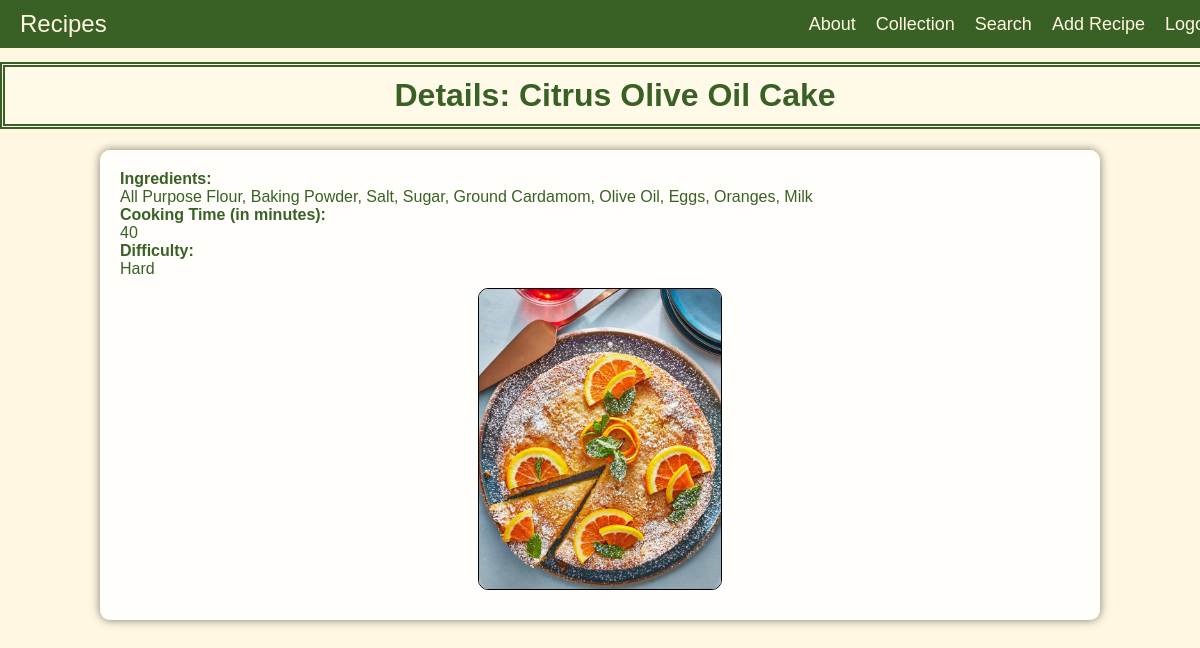
The page /collection/2 (signed in) on the database its author committed.
### recipes/models.py (models this page shows, shortened)
class Recipe(models.Model):
    name = models.CharField(max_length=50)
    ingredients = models.CharField(
        max_length=255,
        help_text='Enter ingredients, separated by a comma.'
    )
    cooking_time = models.IntegerField(help_text='Enter cooking time (minutes).')
    pic = models.ImageField(upload_to="recipes", default="no_picture.jpg")
    @property
    def difficulty(self):
        ingredients = self.ingredients.split(", ")
        if self.cooking_time < 10 and len(ingredients) < 4:
            return 'Easy'
        elif self.cooking_time < 10 and len(ingredients) >= 4:
            return 'Medium'
        elif self.cooking_time >= 10 and len(ingredients) < 4:
            return 'Intermediate'
        elif self.cooking_time >= 10 and len(ingredients) >= 4:
            return 'Hard'
        return 'Unknown'

### recipes/views.py (the view)
# urls.py: path("collection/<pk>", RecipeDetailView.as_view(), name="detail"),
class RecipeDetailView(LoginRequiredMixin, DetailView):
    model = Recipe
    template_name = "recipes/detail.html"

### recipes/templates/recipes/detail.html (shortened to what this page needs)
<!DOCTYPE html>
{% extends "base.html" %}
{% load static %}
        {% block content %}
            <h1 class="detail-header">Details: {{object.name}}</h1>
            <div class="details-container">
                <b>Ingredients: </b> {{object.ingredients}}
                <br>
                <b>Cooking Time (in minutes): </b> {{object.cooking_time}}
                <br>
                <b>Difficulty: </b> {{object.difficulty}}
                <br>
                <img src="{{object.pic.url}}" alt="{{object.name}}">
            </div>
        {% endblock %}

### static/css/styles.css (style rules this page uses)
body { font-family: "Bebas Neue", sans-serif; font-weight: 400; font-style: normal; background-color: #fff7e1; color: #396125; }

### recipes/static/recipes/css/about.css (style rules this page uses)
body { font-family: "Bebas Neue", sans-serif; font-weight: 400; font-style: normal; color: #396125; background-color: #fff9e8; margin: 0; padding: 0; }
h1 { background-color: #fff9e8; width: 100%; margin-top: 62px; padding: 10px; text-align: center; }

### recipes/static/recipes/css/collection.css (style rules this page uses)
body { font-family: "Bebas Neue", sans-serif; font-weight: 400; font-style: normal; color: #396125; background-color: #fff9e8; margin: 0; padding: 0; }

### recipes/static/recipes/css/detail.css (style rules this page uses)
body { font-family: "Bebas Neue", sans-serif; font-weight: 400; font-style: normal; color: #396125; background-color: #fff9e8; margin: 0; padding: 0; }
.detail-header { background-color: #fff9e8; width: 100%; margin-top: 62px; padding: 10px; text-align: center; border: thick double #396125; }
img { max-width: 300px; max-height: 300px; width: auto; height: auto; display: block; margin: 10px auto; border: 1px solid black; border-radius: 10px; }
.details-container { width: 80%; margin: 20px auto; background-color: rgba(255, 255, 255, 0.85); box-shadow: 0 0 10px rgba(0, 0, 0, 0.5); border-radius: 10px; padding: 20px; display: flex; flex-direction: column; }

### recipes/static/recipes/css/search.css (style rules this page uses)
body { font-family: "Bebas Neue", sans-serif; font-weight: 400; font-style: normal; color: #396125; background-color: #fff9e8; margin: 0; padding: 0; }

### recipes/static/recipes/css/add_recipe.css (style rules this page uses)
body { font-family: "Bebas Neue", sans-serif; color: #396125; background-color: #fff9e8; background-size: cover; background-position: center; background-repeat: no-repeat; background-attachment: fixed; margin: 0; padding: 0; }
h1 { background-color: #fff9e8; width: 100%; margin-top: 62px; padding: 10px; text-align: center; border: thick double #396125; }

### rows shown on the page
Recipe: name "Citrus Olive Oil Cake", ingredients "All Purpose Flour, Baking Powder, Salt, Sugar, Ground Cardamom, Olive Oil, Eggs, Oranges, Milk", cooking_time "40", difficulty "Hard", pic (picture)
